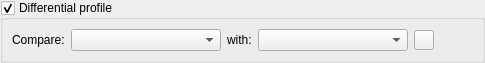
<?xml version="1.0" encoding="UTF-8"?>
<ui version="4.0">
 <class>DifferentialProfileSettingsWidget</class>
 <widget class="QWidget" name="DifferentialProfileSettingsWidget">
  <property name="geometry">
   <rect>
    <x>0</x>
    <y>0</y>
    <width>485</width>
    <height>55</height>
   </rect>
  </property>
  <property name="sizePolicy">
   <sizepolicy hsizetype="Minimum" vsizetype="Preferred">
    <horstretch>0</horstretch>
    <verstretch>0</verstretch>
   </sizepolicy>
  </property>
  <property name="windowTitle">
   <string>Form</string>
  </property>
  <layout class="QVBoxLayout" name="verticalLayout">
   <property name="leftMargin">
    <number>0</number>
   </property>
   <property name="topMargin">
    <number>0</number>
   </property>
   <property name="rightMargin">
    <number>0</number>
   </property>
   <property name="bottomMargin">
    <number>0</number>
   </property>
   <item>
    <widget class="QGroupBox" name="groupBox">
     <property name="sizePolicy">
      <sizepolicy hsizetype="Preferred" vsizetype="Preferred">
       <horstretch>0</horstretch>
       <verstretch>0</verstretch>
      </sizepolicy>
     </property>
     <property name="title">
      <string>Differential profile</string>
     </property>
     <property name="checkable">
      <bool>true</bool>
     </property>
     <layout class="QVBoxLayout" name="verticalLayout_2">
      <item>
       <layout class="QHBoxLayout" name="horizontalLayout">
        <property name="topMargin">
         <number>0</number>
        </property>
        <item>
         <widget class="QLabel" name="compareLabel">
          <property name="text">
           <string>Compare:</string>
          </property>
         </widget>
        </item>
        <item>
         <widget class="QComboBox" name="profile1DatasetNameComboBox">
          <property name="sizePolicy">
           <sizepolicy hsizetype="Minimum" vsizetype="Fixed">
            <horstretch>0</horstretch>
            <verstretch>0</verstretch>
           </sizepolicy>
          </property>
          <property name="minimumSize">
           <size>
            <width>150</width>
            <height>0</height>
           </size>
          </property>
          <property name="maximumSize">
           <size>
            <width>16777215</width>
            <height>16777215</height>
           </size>
          </property>
         </widget>
        </item>
        <item>
         <widget class="QLabel" name="withLabel">
          <property name="sizePolicy">
           <sizepolicy hsizetype="Maximum" vsizetype="Preferred">
            <horstretch>0</horstretch>
            <verstretch>0</verstretch>
           </sizepolicy>
          </property>
          <property name="text">
           <string>with:</string>
          </property>
         </widget>
        </item>
        <item>
         <widget class="QComboBox" name="profile2DatasetNameComboBox">
          <property name="sizePolicy">
           <sizepolicy hsizetype="Minimum" vsizetype="Fixed">
            <horstretch>0</horstretch>
            <verstretch>0</verstretch>
           </sizepolicy>
          </property>
          <property name="minimumSize">
           <size>
            <width>150</width>
            <height>0</height>
           </size>
          </property>
          <property name="maximumSize">
           <size>
            <width>16777215</width>
            <height>16777215</height>
           </size>
          </property>
         </widget>
        </item>
        <item>
         <widget class="ColorPickerPushButton" name="colorPushButton">
          <property name="sizePolicy">
           <sizepolicy hsizetype="Fixed" vsizetype="Fixed">
            <horstretch>0</horstretch>
            <verstretch>0</verstretch>
           </sizepolicy>
          </property>
          <property name="minimumSize">
           <size>
            <width>20</width>
            <height>20</height>
           </size>
          </property>
          <property name="maximumSize">
           <size>
            <width>20</width>
            <height>20</height>
           </size>
          </property>
          <property name="text">
           <string/>
          </property>
         </widget>
        </item>
        <item>
         <spacer name="horizontalSpacer">
          <property name="orientation">
           <enum>Qt::Horizontal</enum>
          </property>
          <property name="sizeHint" stdset="0">
           <size>
            <width>40</width>
            <height>20</height>
           </size>
          </property>
         </spacer>
        </item>
       </layout>
      </item>
     </layout>
    </widget>
   </item>
  </layout>
 </widget>
 <customwidgets>
  <customwidget>
   <class>ColorPickerPushButton</class>
   <extends>QPushButton</extends>
   <header>widgets/ColorPickerPushButton.h</header>
  </customwidget>
 </customwidgets>
 <resources/>
 <connections/>
</ui>
